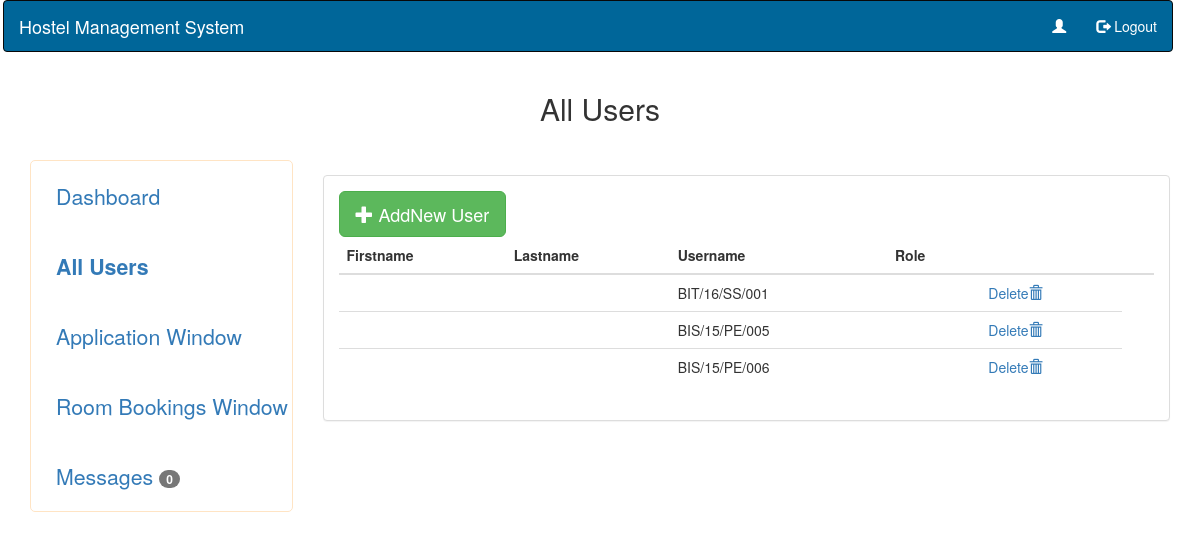
The page /Admin/users.php on the database as committed earlier.
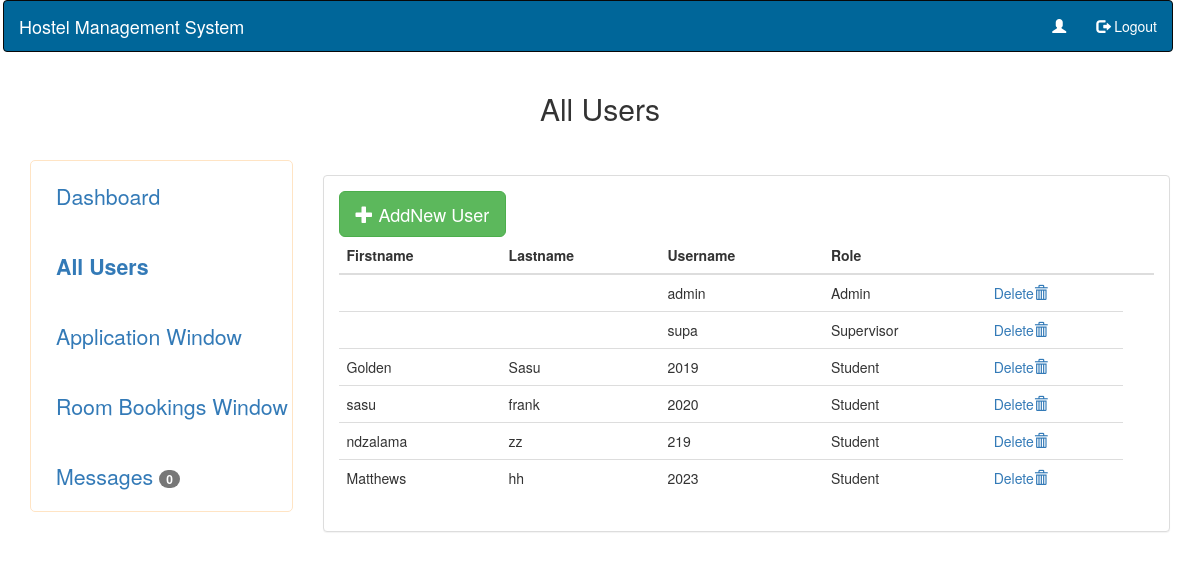
The same page on the database as committed later.
### tables this page shows
CREATE TABLE `users` (
  `id` int(11) DEFAULT NULL,
  `username` varchar(15) NOT NULL,
  `password` varchar(255) NOT NULL,
  `firstname` varchar(32) DEFAULT NULL,
  `surname` varchar(32) DEFAULT NULL,
  `role` varchar(32) DEFAULT NULL
);

### Admin/users.php (the view, shortened to what this page needs)
<?php
	require "../dbs/connect.php";
	$regNo=$_SESSION["user"];
?>
<!DOCTYPE html>
<html lang="en">
<head>
	<link rel="stylesheet" type="text/css" href="../bootstrap/css/bootstrap.min.css">
	<link rel="stylesheet" type="text/css" href="../bootstrap/css/font-awesome.css">
	<link rel="stylesheet" type="text/css" href="../bootstrap/css/style.css">
</head>
<body>
	<main class="container-fluid">
		 <nav class="navbar navbar-inverse" style="width:100%;margin-left: -12px; background-color: #006699;">
		  <div class="container-fluid">
		    <div class="navbar-header">
		      <a class="navbar-brand" href="#" style="color: white;">Hostel Management System</a>
		    </div>
		    <ul class="nav navbar-nav navbar-right">
		      <li><a href="students/register.php" style="color: white;"><span class="glyphicon glyphicon-user"></span> <?php
		      $user=$_SESSION["user"];
		      $results=$conn->query("SELECT * FROM Users WHERE username='$user'") or die($conn->error);
		      $row=$results->fetch_assoc();
		       echo $row["firstname"]. " ".$row["surname"];  ?></a></li>
		      <li><a href="../common/logout.php" style="color: white;"><span class="glyphicon glyphicon-log-out"></span> Logout</a></li>
		    </ul>
		  </div>
		</nav>
		<section class="container-fluid">
			<div class="row">
				<div class="col-md-12">
					<center><h2>All Users</h2></center>
				</div>
			</div>
			<div class="row">
				<div class="col-md-3" style="border: solid black red;">
				<div class="side-nav" style="border: solid black red;">
					<ul>
					<li><a href="dashboard.php">Dashboard</a></li>
					<li class="active"><a href="users.php"><b>All Users</b></a></li>
					  <li><a href="applicationWindow.php" >Application Window</a></li>
					   <li><a href="roomBookingWindow.php" >Room Bookings Window</a></li>
					  <li><a href="messages.php">Messages
					  	<?php
					  		$unreadMessages=$conn->query("SELECT COUNT(message) AS noOfUnreadMessages FROM Message WHERE reg_no='$regNo' AND viewed='0'") or die("Messages Could not be viewd<br>".$conn->error);
					  		if (($unreadMessages->num_rows)>=1) {
					  			$unreadMessage=$unreadMessages->fetch_assoc();
					  			echo "<span class='badge' id='note'>".$unreadMessage["noOfUnreadMessages"]."</span>";
					  		}
					  		else{
					  			echo "<script>
					  			document.getElementById('note').style.display='none';
					  			</script>";
					  		}
					  	 ?>
					  </a></li>
					</ul>
				</div>
				</div>
				<div class="col-md-9">
					<br>
					<br>
					<div class="panel panel-default">
						<div class="panel-body">
						<button class="btn btn-success btn-lg" type="button" data-toggle="modal" data-target="#addUserModal"><i class="glyphicon glyphicon-plus"></i> AddNew User</button>
						<?php
							$results=$conn->query("SELECT * FROM Users") or die("Users data could not be found".$conn->error);
						?>
							<table class="table table-all" id="myTable">
								<thead>
									<th>Firstname</th>
									<th>Lastname</th>
									<th>Username</th>
									<th>Role</th>
									<th></th>
									<th></th>
								</thead>
								<tbody>
									<?php
										while ($row=$results->fetch_assoc()) {
											$id=$row["id"];
											?>
										<tr>
											<td><?php echo $row["firstname"]; ?></td>
											<td><?php echo $row["surname"]; ?></td>
											<td><?php echo $row["username"]; ?></td>
											<td><?php echo $row["role"]; ?></td>
											<td><a href="deleteUser.php?delete=yes&id=<?php echo $id; ?>">Delete<i class="glyphicon glyphicon-trash"></i></a></td>
										</tr>
										<?php
										}
									?>
								</tbody>
							</table>
						</div>
					</div>
				</div>
			</div>
		</section>
	</main>
</body>
</html>

Rows that differ between the two databases and show on the page:
removed users: username "BIT/16/SS/001"
removed users: username "BIS/15/PE/005"
removed users: username "BIS/15/PE/006"
added users: username "admin", role "Admin"
added users: username "supa", role "Supervisor"
added users: firstname "Golden", surname "Sasu", username "2019", role "Student"
added users: firstname "sasu", surname "frank", username "2020", role "Student"
added users: firstname "ndzalama", surname "zz", username "219", role "Student"
added users: firstname "Matthews", surname "hh", username "2023", role "Student"
